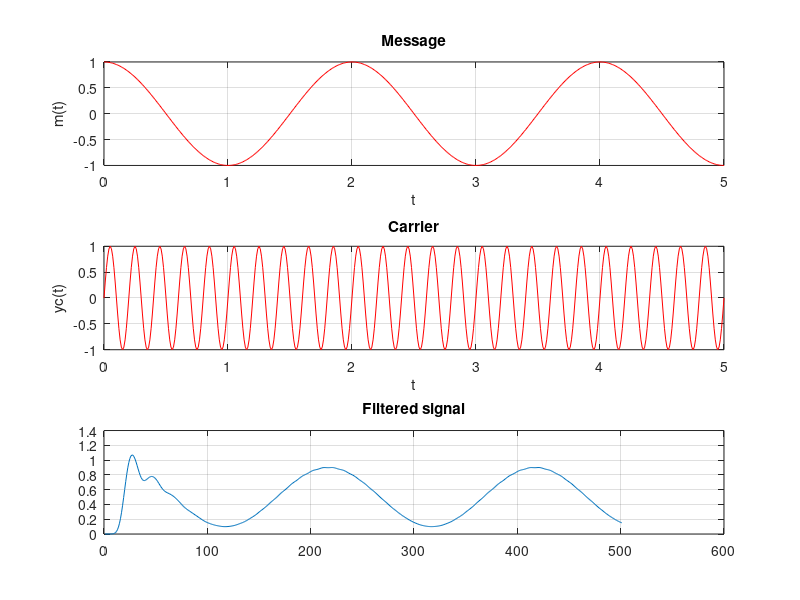

This chart was generated by the following MATLAB code: (Note: this script raises an error after producing the figure.)
%%
%AM Modulation
t = 0:0.01: 5;
y1 = cos(pi*t); %message
y2 = sin(10*pi*t); %carrier
m=0.8; % modulation index
ym=(1+m*y1).*y2; %Modulated wave

subplot(3,1,1)
plot(t,y1, 'r')
xlabel('t') 
ylabel('m(t)') 
title('Message')
grid on

subplot(3,1,2)
plot(t,y2, 'r')
xlabel('t') 
ylabel('yc(t)') 
title('Carrier')
grid on

subplot(3,1,3)
plot(t,ym, 'r')
xlabel('t') 
ylabel('ym(t)') 
title('Modulated Wave')
grid on

%%
%Demodulation
z = ym.*y2; %multiply by carrier then filter it
[b,a]=butter(8, 0.1); %Butterworth filter with cut off 0.1 
and order 8
r = filter(b, a, z);
plot(r)
title('Filtered signal');
grid on

%%
%Audio Signal
% AM modulator and demodulator
load mtlb
in=mtlb;
x=in(1:500); %500 samples of speech
Fs=18000; %sampling rate of plot
Fc=8000; %carrier frequency
in_phase = 0;%initial phase angle
y=ammod(x,Fc,Fs,in_phase); 
%AM with double sideband suppressed carrier
subplot(2,2,1)
plot(x, 'k'); %base band signal
title('Base band signal');
grid on
subplot(2,2,2)
plot(y, 'k') % AM signal
title('AM signal');
grid on
z=demod(y,Fc,Fs,'am'); %demodulated signal
subplot(2,2,3)
plot(z, 'k') % demodulated signal
grid on
title('Demodulated signal');
subplot(2,2,4)
[b,a]=butter(8, 0.1); %Butterworth filter with cut off 0.1 and order 8
r=filter(b, a, z);
plot(r)
title('Filtered signal');
grid on

periodogram(y,[],512,Fs);


%%
%FM modulation
fs = 1000; % Sample rate (Hz)
ts = 1/fs; % Sample period (s)
fd = 25; % Frequency deviation (Hz)
t = 0:ts:2;
t=t';
x = sin(2*pi*2*t);
M_s = comm.FMModulator('SampleRate',fs,'FrequencyDeviation',fd);
y = step(M_s, x);
subplot(3,1,1)
plot(t,[x real(y)]) %plot both x and y

% Demodulation
DEMOD = comm.FMDemodulator('SampleRate',fs,'FrequencyDeviation',fd);
z = step(DEMOD,y);
subplot(3,1,2)
plot(t,z,'r')
xlabel('Time (s)')
ylabel('Amplitude')
title('Demodulated signal')
grid on

%psd of FM
subplot(3,1,3)
periodogram(real(y),[],512,fs);
